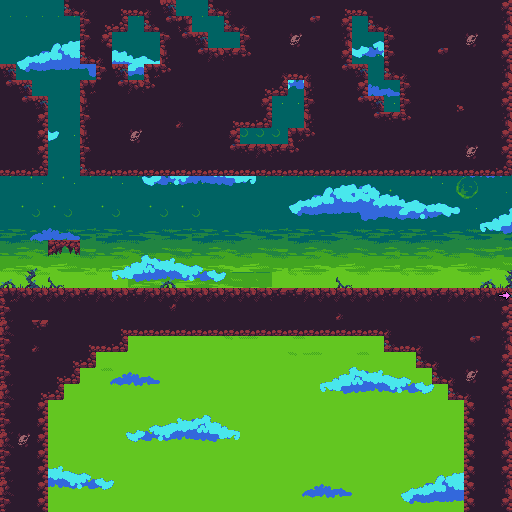

Rendered tile map (Tiled .tmx) drawn with the repository's tilesets; below, a short description and the map source with its tile grids summarised:
An orthogonal 32x32 tile map with 16x16 px tiles, 6 tile layers (background, middle, middle-near, near, ...), 5 tilesets and 49 objects.

<map version="1.5" tiledversion="1.6.0" orientation="orthogonal" renderorder="right-down" width="32" height="32" tilewidth="16" tileheight="16" infinite="0" nextlayerid="14" nextobjectid="53">
 <tileset firstgid="1" source="plattoon.tsx" />
 <tileset firstgid="4097" source="clouds.tsx" />
 <tileset firstgid="4339" source="wasteland.tsx" />
 <tileset firstgid="4851" source="dungeon 16x16.tsx" />
 <tileset firstgid="17139" source="JKBACK.tsx" />
 <layer id="1" name="background" width="32" height="32">
  <data>[1024 cells, 1024 non-empty, 92 distinct tile ids]</data>
 </layer>
 <layer id="2" name="middle" width="32" height="32">
  <data>[1024 cells, 518 non-empty, 194 distinct tile ids]</data>
 </layer>
 <layer id="3" name="middle-near" width="32" height="32">
  <data>[1024 cells, 0 non-empty, 0 distinct tile ids]</data>
 </layer>
 <layer id="4" name="near" width="32" height="32">
  <data>[1024 cells, 0 non-empty, 0 distinct tile ids]</data>
 </layer>
 <layer id="5" name="graphics" width="32" height="32">
  <data>[1024 cells, 484 non-empty, 28 distinct tile ids]</data>
 </layer>
 <layer id="6" name="overgraphics" width="32" height="32">
  <data>[1024 cells, 1 non-empty, 1 distinct tile ids]</data>
 </layer>
 <objectgroup id="7" name="ground">
  <object id="1" x="0" y="0" height="512" />
  <object id="2" x="0" y="64" width="16" height="16" />
  <object id="3" x="0" y="80" width="32" height="16" />
  <object id="4" x="0" y="96" width="48" height="80" />
  <object id="5" x="48" y="240" width="32" height="16" />
  <object id="7" x="512" y="0" height="512" />
  <object id="8" x="0" y="336" width="48" height="176" />
  <object id="9" x="48" y="336" width="16" height="64" />
  <object id="10" x="64" y="336" width="16" height="48" />
  <object id="11" x="80" y="336" width="16" height="32" />
  <object id="12" x="96" y="336" width="32" height="16" />
  <object id="13" x="384" y="336" width="128" height="16" />
  <object id="14" x="416" y="352" width="96" height="16" />
  <object id="15" x="432" y="368" width="80" height="16" />
  <object id="16" x="448" y="384" width="64" height="16" />
  <object id="17" x="464" y="400" width="48" height="112" />
  <object id="18" x="80" y="80" width="160" height="96" />
  <object id="19" x="400" y="0" width="112" height="176" />
  <object id="20" x="240" y="144" width="160" height="32" />
  <object id="21" x="288" y="128" width="112" height="16" />
  <object id="22" x="304" y="112" width="96" height="16" />
  <object id="23" x="304" y="96" width="80" height="16" />
  <object id="24" x="304" y="80" width="64" height="16" />
  <object id="25" x="352" y="64" width="16" height="16" />
  <object id="26" x="240" y="0" width="112" height="80" />
  <object id="27" x="352" y="0" width="48" height="16" />
  <object id="28" x="368" y="16" width="32" height="16" />
  <object id="29" x="384" y="32" width="16" height="48" />
  <object id="30" x="240" y="80" width="32" height="48" />
  <object id="31" x="272" y="80" width="16" height="16" />
  <object id="32" x="96" y="64" width="32" height="16" />
  <object id="33" x="144" y="64" width="96" height="16" />
  <object id="34" x="160" y="48" width="80" height="16" />
  <object id="35" x="160" y="32" width="48" height="16" />
  <object id="36" x="144" y="16" width="48" height="16" />
  <object id="37" x="208" y="0" width="32" height="16" />
  <object id="38" x="224" y="16" width="16" height="16" />
  <object id="39" x="64" y="0" width="112" height="16" />
  <object id="40" x="80" y="16" width="48" height="16" />
  <object id="41" x="80" y="32" width="32" height="32" />
  <object id="48" x="0" y="288" width="496" height="48" />
  <object id="49" x="496" y="304" width="16" height="32" />
  <object id="51" x="0.75" y="1" width="508.75" height="1.5" />
 </objectgroup>
 <objectgroup id="10" name="spikes" />
 <objectgroup id="8" name="levelEnd">
  <object id="52" x="496" y="288.438" width="16" height="15.5625" />
 </objectgroup>
 <objectgroup id="9" name="doublejump" />
 <objectgroup id="11" name="bullets">
  <object id="42" x="112" y="261.986" width="8.71693" height="9.62731" />
  <object id="44" x="192" y="224" width="8.71693" height="9.62731" />
  <object id="45" x="272" y="263.807" width="7.80654" height="7.80654" />
  <object id="46" x="352" y="224" width="7.80654" height="8.71693" />
  <object id="47" x="433.821" y="263.807" width="9.62731" height="8.71693" />
 </objectgroup>
 <objectgroup id="12" name="coin" />
 <objectgroup id="13" name="skeleton" />
</map>
